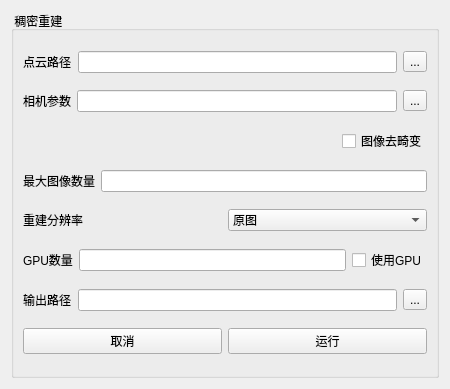
<?xml version="1.0" encoding="UTF-8"?>
<ui version="4.0">
 <class>DenseReconstruction</class>
 <widget class="QWidget" name="DenseReconstruction">
  <property name="geometry">
   <rect>
    <x>0</x>
    <y>0</y>
    <width>450</width>
    <height>389</height>
   </rect>
  </property>
  <property name="windowTitle">
   <string>Form</string>
  </property>
  <layout class="QGridLayout" name="gridLayout">
   <item row="0" column="0">
    <widget class="QGroupBox" name="groupBox">
     <property name="title">
      <string> 稠密重建</string>
     </property>
     <layout class="QVBoxLayout" name="verticalLayout">
      <item>
       <layout class="QHBoxLayout" name="horizontalLayout_7">
        <item>
         <widget class="QLabel" name="pointCLoudPathLabel">
          <property name="text">
           <string>点云路径</string>
          </property>
         </widget>
        </item>
        <item>
         <widget class="QLineEdit" name="pointCLoudPathLineEdit"/>
        </item>
        <item>
         <widget class="QToolButton" name="pointCLoudPathToolButton">
          <property name="text">
           <string>...</string>
          </property>
         </widget>
        </item>
       </layout>
      </item>
      <item>
       <layout class="QHBoxLayout" name="horizontalLayout_6">
        <item>
         <widget class="QLabel" name="cameraParameterLabel">
          <property name="text">
           <string>相机参数</string>
          </property>
         </widget>
        </item>
        <item>
         <widget class="QLineEdit" name="lineEdit_2"/>
        </item>
        <item>
         <widget class="QToolButton" name="cameraParameterstoolButton">
          <property name="text">
           <string>...</string>
          </property>
         </widget>
        </item>
       </layout>
      </item>
      <item>
       <layout class="QHBoxLayout" name="horizontalLayout_8">
        <item>
         <spacer name="horizontalSpacer">
          <property name="orientation">
           <enum>Qt::Horizontal</enum>
          </property>
          <property name="sizeHint" stdset="0">
           <size>
            <width>40</width>
            <height>20</height>
           </size>
          </property>
         </spacer>
        </item>
        <item>
         <widget class="QCheckBox" name="imageUndistortionCheckBox">
          <property name="text">
           <string>图像去畸变</string>
          </property>
         </widget>
        </item>
       </layout>
      </item>
      <item>
       <layout class="QHBoxLayout" name="horizontalLayout_5">
        <item>
         <widget class="QLabel" name="maxImageNumLabel">
          <property name="text">
           <string>最大图像数量</string>
          </property>
         </widget>
        </item>
        <item>
         <widget class="QLineEdit" name="maxImageNumLineEdit"/>
        </item>
       </layout>
      </item>
      <item>
       <layout class="QHBoxLayout" name="horizontalLayout_4">
        <item>
         <widget class="QLabel" name="reconstructionResolutionLabel">
          <property name="text">
           <string>重建分辨率</string>
          </property>
         </widget>
        </item>
        <item>
         <widget class="QComboBox" name="reconstructionResolutionComboBox">
          <item>
           <property name="text">
            <string>原图</string>
           </property>
          </item>
          <item>
           <property name="text">
            <string>1/2</string>
           </property>
          </item>
          <item>
           <property name="text">
            <string>1/4</string>
           </property>
          </item>
         </widget>
        </item>
       </layout>
      </item>
      <item>
       <layout class="QHBoxLayout" name="horizontalLayout_3">
        <item>
         <widget class="QLabel" name="GPUNumLabel">
          <property name="text">
           <string>GPU数量</string>
          </property>
         </widget>
        </item>
        <item>
         <widget class="QLineEdit" name="GPUNumLineEdit"/>
        </item>
        <item>
         <widget class="QCheckBox" name="useGPUCheckBox">
          <property name="text">
           <string>使用GPU</string>
          </property>
         </widget>
        </item>
       </layout>
      </item>
      <item>
       <layout class="QHBoxLayout" name="horizontalLayout_2">
        <item>
         <widget class="QLabel" name="outputPathLabel">
          <property name="text">
           <string>输出路径</string>
          </property>
         </widget>
        </item>
        <item>
         <widget class="QLineEdit" name="outputPathLineEdit"/>
        </item>
        <item>
         <widget class="QToolButton" name="outputPathToolButton">
          <property name="text">
           <string>...</string>
          </property>
         </widget>
        </item>
       </layout>
      </item>
      <item>
       <layout class="QHBoxLayout" name="horizontalLayout">
        <item>
         <widget class="QPushButton" name="cancelPushButton">
          <property name="text">
           <string>取消</string>
          </property>
         </widget>
        </item>
        <item>
         <widget class="QPushButton" name="runPushButton">
          <property name="text">
           <string>运行</string>
          </property>
         </widget>
        </item>
       </layout>
      </item>
     </layout>
     <zorder>pointCLoudPathLabel</zorder>
     <zorder>cameraParameterLabel</zorder>
     <zorder>maxImageNumLabel</zorder>
     <zorder>reconstructionResolutionLabel</zorder>
     <zorder>GPUNumLabel</zorder>
     <zorder>outputPathLabel</zorder>
     <zorder>pointCLoudPathLineEdit</zorder>
     <zorder>pointCLoudPathToolButton</zorder>
     <zorder>lineEdit_2</zorder>
     <zorder>cameraParameterstoolButton</zorder>
     <zorder>imageUndistortionCheckBox</zorder>
     <zorder>maxImageNumLineEdit</zorder>
     <zorder>reconstructionResolutionComboBox</zorder>
     <zorder>GPUNumLineEdit</zorder>
     <zorder>useGPUCheckBox</zorder>
     <zorder>outputPathLineEdit</zorder>
     <zorder>outputPathToolButton</zorder>
     <zorder>outputPathLineEdit</zorder>
     <zorder>cancelPushButton</zorder>
     <zorder>runPushButton</zorder>
     <zorder>horizontalSpacer</zorder>
    </widget>
   </item>
  </layout>
 </widget>
 <resources/>
 <connections/>
</ui>
